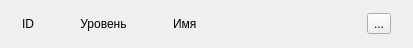
<?xml version="1.0" encoding="UTF-8"?>
<ui version="4.0">
 <class>DocForShowInfo</class>
 <widget class="QWidget" name="DocForShowInfo">
  <property name="geometry">
   <rect>
    <x>0</x>
    <y>0</y>
    <width>413</width>
    <height>48</height>
   </rect>
  </property>
  <property name="windowTitle">
   <string>Form</string>
  </property>
  <layout class="QHBoxLayout" name="horizontalLayout">
   <property name="leftMargin">
    <number>22</number>
   </property>
   <property name="rightMargin">
    <number>22</number>
   </property>
   <item>
    <widget class="QLabel" name="l_id">
     <property name="text">
      <string>ID</string>
     </property>
     <property name="alignment">
      <set>Qt::AlignCenter</set>
     </property>
    </widget>
   </item>
   <item>
    <spacer name="horizontalSpacer">
     <property name="orientation">
      <enum>Qt::Horizontal</enum>
     </property>
     <property name="sizeType">
      <enum>QSizePolicy::Fixed</enum>
     </property>
     <property name="sizeHint" stdset="0">
      <size>
       <width>40</width>
       <height>1</height>
      </size>
     </property>
    </spacer>
   </item>
   <item>
    <widget class="QLabel" name="l_level">
     <property name="text">
      <string>Уровень</string>
     </property>
     <property name="alignment">
      <set>Qt::AlignCenter</set>
     </property>
    </widget>
   </item>
   <item>
    <spacer name="horizontalSpacer_2">
     <property name="orientation">
      <enum>Qt::Horizontal</enum>
     </property>
     <property name="sizeType">
      <enum>QSizePolicy::Fixed</enum>
     </property>
     <property name="sizeHint" stdset="0">
      <size>
       <width>40</width>
       <height>1</height>
      </size>
     </property>
    </spacer>
   </item>
   <item>
    <widget class="QLabel" name="l_name">
     <property name="sizePolicy">
      <sizepolicy hsizetype="Expanding" vsizetype="Preferred">
       <horstretch>0</horstretch>
       <verstretch>0</verstretch>
      </sizepolicy>
     </property>
     <property name="minimumSize">
      <size>
       <width>0</width>
       <height>0</height>
      </size>
     </property>
     <property name="text">
      <string>Имя</string>
     </property>
     <property name="alignment">
      <set>Qt::AlignLeading|Qt::AlignLeft|Qt::AlignVCenter</set>
     </property>
    </widget>
   </item>
   <item>
    <spacer name="horizontalSpacer_3">
     <property name="orientation">
      <enum>Qt::Horizontal</enum>
     </property>
     <property name="sizeHint" stdset="0">
      <size>
       <width>40</width>
       <height>20</height>
      </size>
     </property>
    </spacer>
   </item>
   <item>
    <widget class="QToolButton" name="b_info">
     <property name="text">
      <string>...</string>
     </property>
    </widget>
   </item>
  </layout>
 </widget>
 <resources/>
 <connections/>
</ui>
